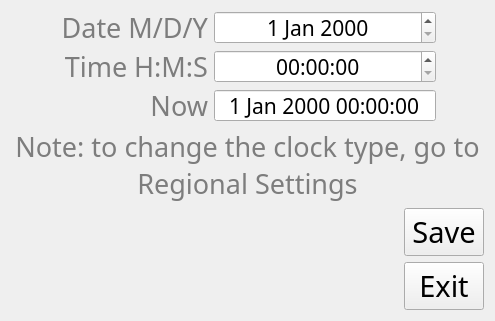
<ui version="4.0" >
 <class>NDateTimeWidget</class>
 <widget class="QWidget" name="NDateTimeWidget" >
  <property name="geometry" >
   <rect>
    <x>0</x>
    <y>0</y>
    <width>495</width>
    <height>321</height>
   </rect>
  </property>
  <property name="font" >
   <font>
    <family>Sans Serif</family>
    <pointsize>16</pointsize>
    <weight>50</weight>
    <italic>false</italic>
    <bold>false</bold>
    <underline>false</underline>
    <strikeout>false</strikeout>
   </font>
  </property>
  <property name="windowTitle" >
   <string>Set Date &amp; Time</string>
  </property>
  <layout class="QVBoxLayout" name="verticalLayout" >
   <item>
    <layout class="QHBoxLayout" name="horizontalLayout" >
     <item>
      <spacer>
       <property name="orientation" >
        <enum>Qt::Horizontal</enum>
       </property>
       <property name="sizeHint" stdset="0" >
        <size>
         <width>40</width>
         <height>20</height>
        </size>
       </property>
      </spacer>
     </item>
     <item>
      <layout class="QGridLayout" name="gridLayout" >
       <item row="0" column="1" >
        <widget class="QDateEdit" name="setdateEdit" >
         <property name="alignment" >
          <set>Qt::AlignCenter</set>
         </property>
        </widget>
       </item>
       <item row="1" column="0" >
        <widget class="QLabel" name="settimeLabel" >
         <property name="palette" >
          <palette>
           <active>
            <colorrole role="WindowText" >
             <brush brushstyle="SolidPattern" >
              <color alpha="255" >
               <red>125</red>
               <green>125</green>
               <blue>125</blue>
              </color>
             </brush>
            </colorrole>
           </active>
           <inactive>
            <colorrole role="WindowText" >
             <brush brushstyle="SolidPattern" >
              <color alpha="255" >
               <red>125</red>
               <green>125</green>
               <blue>125</blue>
              </color>
             </brush>
            </colorrole>
           </inactive>
           <disabled>
            <colorrole role="WindowText" >
             <brush brushstyle="SolidPattern" >
              <color alpha="255" >
               <red>118</red>
               <green>116</green>
               <blue>113</blue>
              </color>
             </brush>
            </colorrole>
           </disabled>
          </palette>
         </property>
         <property name="font" >
          <font>
           <family>Sans Serif</family>
           <pointsize>20</pointsize>
           <weight>50</weight>
           <italic>false</italic>
           <bold>false</bold>
           <underline>false</underline>
           <strikeout>false</strikeout>
          </font>
         </property>
         <property name="text" >
          <string>Time H:M:S</string>
         </property>
         <property name="alignment" >
          <set>Qt::AlignRight|Qt::AlignTrailing|Qt::AlignVCenter</set>
         </property>
         <property name="buddy" >
          <cstring>settimeEdit</cstring>
         </property>
        </widget>
       </item>
       <item row="1" column="1" >
        <widget class="QTimeEdit" name="settimeEdit" >
         <property name="alignment" >
          <set>Qt::AlignCenter</set>
         </property>
         <property name="calendarPopup" >
          <bool>false</bool>
         </property>
        </widget>
       </item>
       <item row="2" column="0" >
        <widget class="QLabel" name="nowLabel" >
         <property name="palette" >
          <palette>
           <active>
            <colorrole role="WindowText" >
             <brush brushstyle="SolidPattern" >
              <color alpha="255" >
               <red>125</red>
               <green>125</green>
               <blue>125</blue>
              </color>
             </brush>
            </colorrole>
           </active>
           <inactive>
            <colorrole role="WindowText" >
             <brush brushstyle="SolidPattern" >
              <color alpha="255" >
               <red>125</red>
               <green>125</green>
               <blue>125</blue>
              </color>
             </brush>
            </colorrole>
           </inactive>
           <disabled>
            <colorrole role="WindowText" >
             <brush brushstyle="SolidPattern" >
              <color alpha="255" >
               <red>118</red>
               <green>116</green>
               <blue>113</blue>
              </color>
             </brush>
            </colorrole>
           </disabled>
          </palette>
         </property>
         <property name="font" >
          <font>
           <family>Sans Serif</family>
           <pointsize>20</pointsize>
           <weight>50</weight>
           <italic>false</italic>
           <bold>false</bold>
           <underline>false</underline>
           <strikeout>false</strikeout>
          </font>
         </property>
         <property name="text" >
          <string>Now</string>
         </property>
         <property name="alignment" >
          <set>Qt::AlignRight|Qt::AlignTrailing|Qt::AlignVCenter</set>
         </property>
         <property name="buddy" >
          <cstring>currentdateTimeEdit</cstring>
         </property>
        </widget>
       </item>
       <item row="2" column="1" >
        <widget class="QDateTimeEdit" name="currentdateTimeEdit" >
         <property name="alignment" >
          <set>Qt::AlignCenter</set>
         </property>
         <property name="readOnly" >
          <bool>true</bool>
         </property>
         <property name="buttonSymbols" >
          <enum>QAbstractSpinBox::NoButtons</enum>
         </property>
         <property name="keyboardTracking" >
          <bool>false</bool>
         </property>
        </widget>
       </item>
       <item row="0" column="0" >
        <widget class="QLabel" name="setdateLabel" >
         <property name="palette" >
          <palette>
           <active>
            <colorrole role="WindowText" >
             <brush brushstyle="SolidPattern" >
              <color alpha="255" >
               <red>125</red>
               <green>125</green>
               <blue>125</blue>
              </color>
             </brush>
            </colorrole>
           </active>
           <inactive>
            <colorrole role="WindowText" >
             <brush brushstyle="SolidPattern" >
              <color alpha="255" >
               <red>125</red>
               <green>125</green>
               <blue>125</blue>
              </color>
             </brush>
            </colorrole>
           </inactive>
           <disabled>
            <colorrole role="WindowText" >
             <brush brushstyle="SolidPattern" >
              <color alpha="255" >
               <red>118</red>
               <green>116</green>
               <blue>113</blue>
              </color>
             </brush>
            </colorrole>
           </disabled>
          </palette>
         </property>
         <property name="font" >
          <font>
           <family>Sans Serif</family>
           <pointsize>20</pointsize>
           <weight>50</weight>
           <italic>false</italic>
           <bold>false</bold>
           <underline>false</underline>
           <strikeout>false</strikeout>
          </font>
         </property>
         <property name="text" >
          <string>Date M/D/Y</string>
         </property>
         <property name="alignment" >
          <set>Qt::AlignRight|Qt::AlignTrailing|Qt::AlignVCenter</set>
         </property>
         <property name="buddy" >
          <cstring>setdateEdit</cstring>
         </property>
        </widget>
       </item>
      </layout>
     </item>
     <item>
      <spacer>
       <property name="orientation" >
        <enum>Qt::Horizontal</enum>
       </property>
       <property name="sizeHint" stdset="0" >
        <size>
         <width>40</width>
         <height>20</height>
        </size>
       </property>
      </spacer>
     </item>
    </layout>
   </item>
   <item>
    <widget class="QLabel" name="typenoteLabel" >
     <property name="sizePolicy" >
      <sizepolicy vsizetype="Ignored" hsizetype="Preferred" >
       <horstretch>0</horstretch>
       <verstretch>0</verstretch>
      </sizepolicy>
     </property>
     <property name="palette" >
      <palette>
       <active>
        <colorrole role="WindowText" >
         <brush brushstyle="SolidPattern" >
          <color alpha="255" >
           <red>125</red>
           <green>125</green>
           <blue>125</blue>
          </color>
         </brush>
        </colorrole>
       </active>
       <inactive>
        <colorrole role="WindowText" >
         <brush brushstyle="SolidPattern" >
          <color alpha="255" >
           <red>125</red>
           <green>125</green>
           <blue>125</blue>
          </color>
         </brush>
        </colorrole>
       </inactive>
       <disabled>
        <colorrole role="WindowText" >
         <brush brushstyle="SolidPattern" >
          <color alpha="255" >
           <red>118</red>
           <green>116</green>
           <blue>113</blue>
          </color>
         </brush>
        </colorrole>
       </disabled>
      </palette>
     </property>
     <property name="font" >
      <font>
       <pointsize>20</pointsize>
      </font>
     </property>
     <property name="text" >
      <string>Note: to change the clock type, go to Regional Settings</string>
     </property>
     <property name="alignment" >
      <set>Qt::AlignCenter</set>
     </property>
     <property name="wordWrap" >
      <bool>true</bool>
     </property>
    </widget>
   </item>
   <item>
    <layout class="QHBoxLayout" >
     <item>
      <spacer>
       <property name="orientation" >
        <enum>Qt::Horizontal</enum>
       </property>
       <property name="sizeHint" stdset="0" >
        <size>
         <width>441</width>
         <height>82</height>
        </size>
       </property>
      </spacer>
     </item>
     <item>
      <layout class="QVBoxLayout" >
       <property name="spacing" >
        <number>6</number>
       </property>
       <property name="margin" >
        <number>0</number>
       </property>
       <item>
        <widget class="QPushButton" name="saveButton" >
         <property name="font" >
          <font>
           <pointsize>22</pointsize>
          </font>
         </property>
         <property name="text" >
          <string>Save</string>
         </property>
         <property name="autoDefault" >
          <bool>true</bool>
         </property>
        </widget>
       </item>
       <item>
        <widget class="QPushButton" name="exitButton" >
         <property name="font" >
          <font>
           <pointsize>22</pointsize>
          </font>
         </property>
         <property name="text" >
          <string>Exit</string>
         </property>
         <property name="autoDefault" >
          <bool>true</bool>
         </property>
        </widget>
       </item>
      </layout>
     </item>
    </layout>
   </item>
  </layout>
 </widget>
 <tabstops>
  <tabstop>saveButton</tabstop>
  <tabstop>exitButton</tabstop>
  <tabstop>setdateEdit</tabstop>
  <tabstop>settimeEdit</tabstop>
  <tabstop>currentdateTimeEdit</tabstop>
 </tabstops>
 <resources/>
 <connections/>
</ui>
